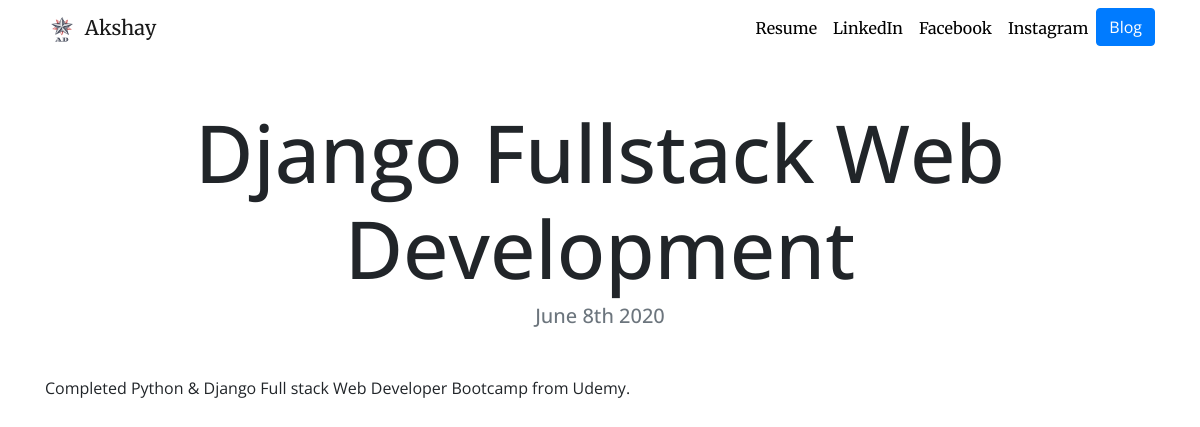
The app's page /blog/13/ with its own data.
### blog/models.py (models this page shows, shortened)
class Blogs(models.Model): #class name must be caps
    title = models.CharField(max_length=200)
    description = models.TextField()
    date = models.DateField()

### blog/views.py (the view)
# urls.py: path('<int:blog_id>/',views.detail, name='detail'),
def detail(request, blog_id):
    blog = get_object_or_404(Blogs,pk=blog_id)
    return render(request,'blog/detail.html', {'blog':blog})

### blog/templates/blog/detail.html
{% extends "portfolio/base.html" %}
{% load static %}
{% block content %}
<h1 class="text-center mt-5" id="blogdetailtitle">{{ blog.title }}</h1>
<h5 class="text-center text-muted mb-5">{{ blog.date|date:'F jS Y' }}</h5>
{{ blog.description|safe }}
{% endblock %}

### portfolio/static/portfolio/custom.css (style rules this page uses)
body { font-family: 'Open Sans', sans-serif; }
@media (min-width: 992px) { #blogdetailtitle { font-size: 5rem; } }

### records on screen
Blogs: title "Django Fullstack Web Development", date "June 8th 2020", description "Completed Python & Django Full stack Web Developer Bootcamp from Udemy."
